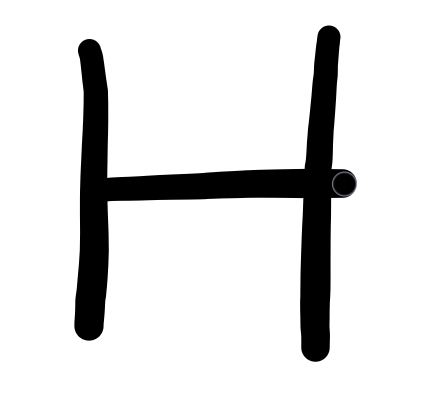
#> input picture Basic With PyTorch/images/test1.png, 434 x 406 px
$ jupyter execute --allow-errors FinalProject.ipynb
#> lines starting #> are read from the running program, lines starting #| are printed output that depends on the picture; after the words box and inside, x2 and y2 are one past the last pixel; in counts of white or black regions, pixels touching at a corner belong together
# Writing custom dataset for A-Z Handwritten Data

[cell 1]
import pandas as pd

import torch
import torchvision
from torch.utils.data import Dataset

[cell 2]
class HandwrittenAZDataset(Dataset):
    def __init__(self, df: pd.DataFrame, transform: torchvision.transforms = None):
        self.dataframe = df
        self.transform = transform

    def __len__(self):
        return len(self.dataframe)

    # [7 lines left out: function __getitem__, not called in this run]

# Combining datasets and create data loaders for training

## Dependencies

[cell 3]
from typing import Tuple
from typing import List

from sklearn.model_selection import train_test_split

from torchvision import datasets

from torch.utils.data import DataLoader
from torch.utils.data import Dataset
from torch.utils.data import ConcatDataset

from torchvision.transforms import ToTensor
from torchvision.transforms import Compose
from torchvision.transforms import ToPILImage
from torchvision.transforms import Resize
from torchvision.transforms import Normalize

## Combine the two datasets

[cell 4]
def loading_data(
        root: str = r"D:\UsingSpace\Programing Languages Learning\Python Programing\HCMUTE Projects\Practical Python "
                    r"Programming\Final Project\dataset\data",
        csv_file: str = r"D:\UsingSpace\Programing Languages Learning\Python Programing\HCMUTE Projects\Practical "
                        r"Python Programming\Final Project\dataset\data\A_Z Handwritten Data.csv"
) -> Tuple[Dataset, Dataset]:

    transform = Compose([
        Resize((224, 224)),
        ToTensor(),
        Normalize((0.5,), (0.5,))
    ])

    train_data = datasets.MNIST(
        root=root,
        train=True,
        download=True,
        transform=transform,
        target_transform=None
    )

    test_data = datasets.MNIST(
        root=root,
        train=False,
        download=True,
        transform=transform,
        target_transform=None
    )

    az_data = pd.read_csv(csv_file)

    train_df, test_df = train_test_split(az_data, test_size=0.2, random_state=42)

    transform = Compose([
        ToPILImage(),
        Resize((224, 224)),
        ToTensor(),
        Normalize((0.5,), (0.5,))
    ])

    train_az = HandwrittenAZDataset(
        df=train_df,
        transform=transform
    )

    test_az = HandwrittenAZDataset(
        df=test_df,
        transform=transform
    )

    combined_train_dataset = ConcatDataset([train_data, train_az])
    combined_test_dataset = ConcatDataset([test_data, test_az])

    return combined_train_dataset, combined_test_dataset

## Create data loaders

[cell 5]
def data_loader(batch_size: int = 32) -> Tuple[DataLoader, DataLoader]:
    train_data, test_data = loading_data()

    train_loader = DataLoader(
        dataset=train_data,
        batch_size=batch_size,
        shuffle=True,
        pin_memory=True,
        num_workers=4
    )
    test_loader = DataLoader(
        dataset=test_data,
        batch_size=batch_size,
        shuffle=True,
        pin_memory=True,
        num_workers=4
    )

    return train_loader, test_loader

# Define model

[cell 6]
from torch import nn

## Create Residual Block

[cell 7]
class ResidualBlock(nn.Module):
    # [43 lines left out: functions __init__, forward, not called in this run]

## Create ResNet Model

[cell 8]
class ResNet(nn.Module):
    def __init__(self, in_channels: int,
                 layers: List[int],
                 num_classes: int,
                 block=ResidualBlock,
                 in_planes: int = 64):
        super(ResNet, self).__init__()

        self.in_planes = in_planes
        self.conv1 = nn.Sequential(
            nn.Conv2d(
                in_channels=in_channels,
                out_channels=self.in_planes,
                kernel_size=7,
                stride=2,
                padding=3,
                bias=False
            ),
            nn.BatchNorm2d(self.in_planes),
            nn.ReLU(),
            nn.MaxPool2d(kernel_size=3, stride=2, padding=1)
        )
        self.layer0 = self._make_layer(block, self.in_planes, layers[0], stride=1)
        self.layer1 = self._make_layer(block, self.in_planes * 2, layers[1], stride=2)
        self.layer2 = self._make_layer(block, self.in_planes * 4, layers[2], stride=2)
        self.layer3 = self._make_layer(block, self.in_planes, layers[3], stride=2)
        self.avg_pool = nn.AvgPool2d(kernel_size=7, stride=1)
        self.fc = nn.Linear(in_features=512, out_features=num_classes)

    # [33 lines left out: functions _make_layer, forward, not called in this run]

# Train model using PyTorch

[cell 9]
torch.backends.cudnn.benchmark = True
torch.autograd.set_detect_anomaly(False)
#> (this line was passed over: torch is not available in this run)
torch.autograd.profiler.emit_nvtx(False)
#> (this line was passed over: torch is not available in this run)

[cell 10]
# [4 lines left out: function accuracy_fn, not called in this run]

#> (a cell that did not finish here is left out)

#> (a cell that did not finish here is left out)


#> (a cell that did not finish here is left out)

## Train function

[cell 14]
from torch.cuda.amp import autocast
from torch.cuda.amp import GradScaler

from typing import Any

[cell 15]
# [41 lines left out: function train, not called in this run]

## Validating function

[cell 16]
# [28 lines left out: function validate, not called in this run]

## Traing process

[cell 17]
from tqdm import tqdm

#> (a cell that did not finish here is left out)


[cell 19]
epochs = 7

#> (the rest of this cell did not finish here and is left out)

  0%|          | 0/5 [00:00<?, ?it/s]Epoch: 0/5
Training batch: 0/11187
Training batch: 500/11187
Training batch: 1000/11187
Training batch: 1500/11187
Training batch: 2000/11187
Training batch: 2500/11187
Training batch: 3000/11187
Training batch: 3500/11187
Training batch: 4000/11187
Training batch: 4500/11187
Training batch: 5000/11187
Training batch: 5500/11187
Training batch: 6000/11187
Training batch: 6500/11187
Training batch: 7000/11187
Training batch: 7500/11187
Training batch: 8000/11187
Training batch: 8500/11187
Training batch: 9000/11187
Training batch: 9500/11187
Training batch: 10000/11187
Training batch: 10500/11187
Training batch: 11000/11187
Testing batch: 0/2641
Testing batch: 500/2641
Testing batch: 1000/2641
Testing batch: 1500/2641
Testing batch: 2000/2641
Testing batch: 2500/2641
Train_acc: 93.99498301600072, Train_loss: 0.21439795196056366
Test_acc: 96.31294964028777, Test_loss: 0.11195269972085953
Epoch: 1/5
 20%|██        | 1/5 [39:06<2:36:27, 2346.98s/it]Training batch: 0/11187
Training batch: 500/11187
Training batch: 1000/11187
Training batch: 1500/11187
Training batch: 2000/11187
Training batch: 2500/11187
Training batch: 3000/11187
Training batch: 3500/11187
Training batch: 4000/11187
Training batch: 4500/11187
Training batch: 5000/11187
Training batch: 5500/11187
Training batch: 6000/11187
Training batch: 6500/11187
Training batch: 7000/11187
Training batch: 7500/11187
Training batch: 8000/11187
Training batch: 8500/11187
Training batch: 9000/11187
Training batch: 9500/11187
Training batch: 10000/11187
Training batch: 10500/11187
Training batch: 11000/11187
Testing batch: 0/2641
Testing batch: 500/2641
Testing batch: 1000/2641
Testing batch: 1500/2641
Testing batch: 2000/2641
Testing batch: 2500/2641
Train_acc: 98.0647179762224, Train_loss: 0.06620538234710693
Test_acc: 98.54931843998486, Test_loss: 0.05284350365400314
 40%|████      | 2/5 [1:18:09<1:57:13, 2344.48s/it]Epoch: 2/5
Training batch: 0/11187
Training batch: 500/11187
Training batch: 1000/11187
Training batch: 1500/11187
Training batch: 2000/11187
Training batch: 2500/11187
Training batch: 3000/11187
Training batch: 3500/11187
Training batch: 4000/11187
Training batch: 4500/11187
Training batch: 5000/11187
Training batch: 5500/11187
Training batch: 6000/11187
Training batch: 6500/11187
Training batch: 7000/11187
Training batch: 7500/11187
Training batch: 8000/11187
Training batch: 8500/11187
Training batch: 9000/11187
Training batch: 9500/11187
Training batch: 10000/11187
Training batch: 10500/11187
Training batch: 11000/11187
Testing batch: 0/2641
Testing batch: 500/2641
Testing batch: 1000/2641
Testing batch: 1500/2641
Testing batch: 2000/2641
Testing batch: 2500/2641
Train_acc: 98.61111111111111, Train_loss: 0.046906184405088425
Test_acc: 98.31976524043922, Test_loss: 0.05492191016674042
Epoch: 3/5
 60%|██████    | 3/5 [1:57:06<1:18:01, 2340.82s/it]Training batch: 0/11187
Training batch: 500/11187
Training batch: 1000/11187
Training batch: 1500/11187
Training batch: 2000/11187
Training batch: 2500/11187
Training batch: 3000/11187
Training batch: 3500/11187
Training batch: 4000/11187
Training batch: 4500/11187
Training batch: 5000/11187
Training batch: 5500/11187
Training batch: 6000/11187
Training batch: 6500/11187
Training batch: 7000/11187
Training batch: 7500/11187
Training batch: 8000/11187
Training batch: 8500/11187
Training batch: 9000/11187
Training batch: 9500/11187
Training batch: 10000/11187
Training batch: 10500/11187
Training batch: 11000/11187
Testing batch: 0/2641
Testing batch: 500/2641
Testing batch: 1000/2641
Testing batch: 1500/2641
Testing batch: 2000/2641
Testing batch: 2500/2641
Train_acc: 98.94269017609726, Train_loss: 0.0350838303565979
Test_acc: 98.87353275274518, Test_loss: 0.042943213135004044
Epoch: 4/5
 80%|████████  | 4/5 [2:35:55<38:56, 2336.24s/it]  Training batch: 0/11187
Training batch: 500/11187
Training batch: 1000/11187
Training batch: 1500/11187
Training batch: 2000/11187
Training batch: 2500/11187
Training batch: 3000/11187
Training batch: 3500/11187
Training batch: 4000/11187
Training batch: 4500/11187
Training batch: 5000/11187
Training batch: 5500/11187
Training batch: 6000/11187
Training batch: 6500/11187
Training batch: 7000/11187
Training batch: 7500/11187
Training batch: 8000/11187
Training batch: 8500/11187
Training batch: 9000/11187
Training batch: 9500/11187
Training batch: 10000/11187
Training batch: 10500/11187
Training batch: 11000/11187
Testing batch: 0/2641
Testing batch: 500/2641
Testing batch: 1000/2641
Testing batch: 1500/2641
Testing batch: 2000/2641
Testing batch: 2500/2641
Train_acc: 99.15778358809332, Train_loss: 0.027853284031152725
Test_acc: 85.39828663385082, Test_loss: 0.865649402141571
100%|██████████| 5/5 [5:24:50<00:00, 3898.15s/it]

Process finished with exit code 0

# Validate using confusion matrix

[cell 20]
from sklearn.metrics import confusion_matrix
from sklearn.metrics import ConfusionMatrixDisplay

## Create a function to get predicted lables

[cell 21]
# [19 lines left out: function get_test_predictions, not called in this run]

## Create a function to load the labels' names

[cell 22]
# [7 lines left out: function get_labels, not called in this run]

## Plot the confusion matrix

#> (a cell that did not finish here is left out)

# Save and load model

## Save model

#> (a cell that did not finish here is left out)

## Load model

#> (a cell that did not finish here is left out)

# Plot the predicting result

## Supporting function

[cell 26]
from imutils import build_montages
import cv2

[cell 27]
# [28 lines left out: function plot_vals, not called in this run]

[cell 28]
import torch

from models.models import ResNet

import cv2

import imutils
from imutils.contours import sort_contours
import numpy as np
import string

import matplotlib.pyplot as plt

[cell 29]
image_path = f"images/test1.png"

[cell 30]
image = cv2.imread(image_path)
#> image is the input picture: shape (406, 434, 3); mean B, G, R 222.1, 222.1, 222.1
plt.imshow(image)

[cell 31]
gray = cv2.cvtColor(image, cv2.COLOR_BGR2GRAY)
plt.imshow(gray, cmap='gray')

[cell 32]
blurred = cv2.GaussianBlur(gray, (5, 5), 0)
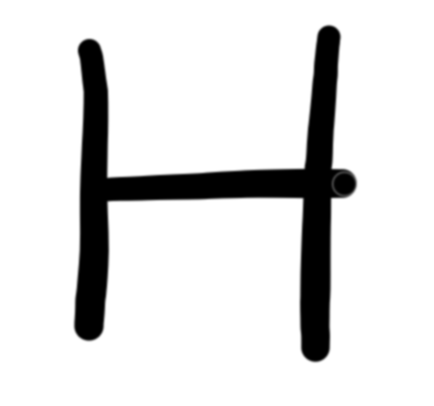
#> blurred: shape (406, 434); min 0, max 255, mean 222.1
plt.imshow(blurred, cmap='gray')

[cell 33]
edged = cv2.Canny(blurred, 30, 150)
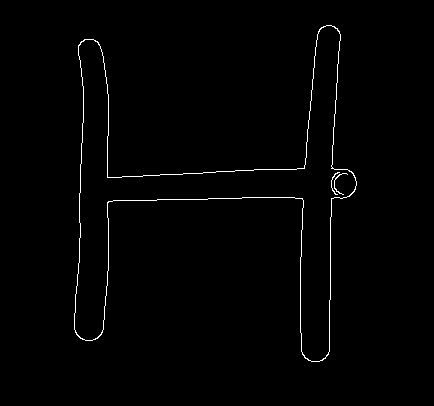
#> edged: shape (406, 434); 1% white in thin lines or dots, all inside (x1, y1, x2, y2) = (74, 25, 357, 362)
plt.imshow(edged, cmap='gray')

[cell 34]
cnts = cv2.findContours(edged.copy(), cv2.RETR_EXTERNAL, cv2.CHAIN_APPROX_SIMPLE)
#> cnts = 1 contour; box (x1, y1, x2, y2) and area: (74, 25, 357, 362) 22782
cnts = imutils.grab_contours(cnts)
cnts = sort_contours(cnts, method='left-to-right')[0]
